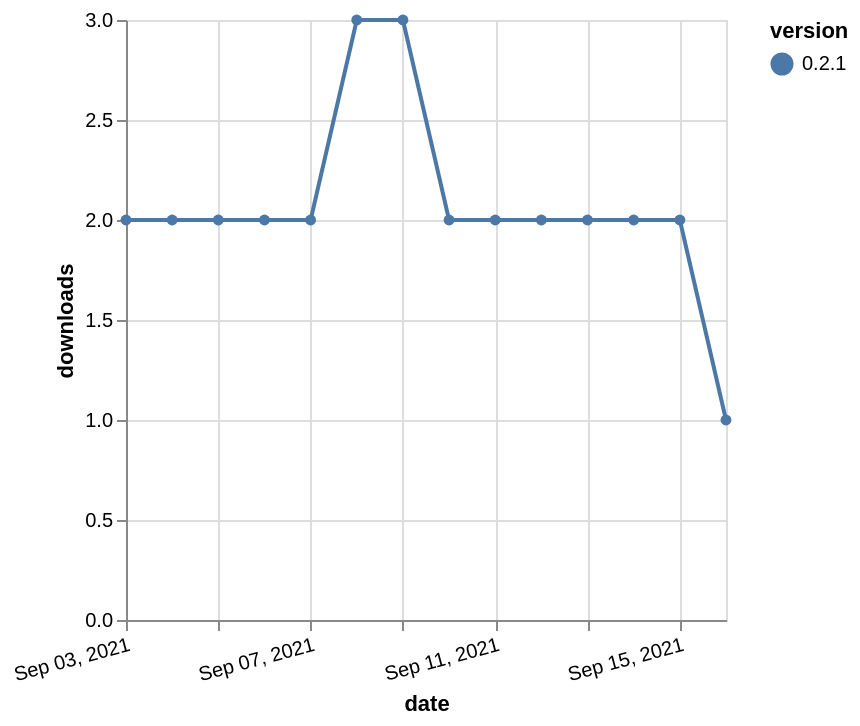

This figure's Vega-Lite source:
### Vega-Lite specification from a JSON file in a GitHub repository (floating-point values rounded to 4 significant figures)
{"$schema": "https://vega.github.io/schema/vega-lite/v5.json", "description": "A simple bar chart with embedded data.", "data": {"values": [{"date": "2021-09-03", "total": 2983, "delta": 2, "version": "0.2.1"}, {"date": "2021-09-04", "total": 2985, "delta": 2, "version": "0.2.1"}, {"date": "2021-09-05", "total": 2987, "delta": 2, "version": "0.2.1"}, {"date": "2021-09-06", "total": 2989, "delta": 2, "version": "0.2.1"}, {"date": "2021-09-07", "total": 2991, "delta": 2, "version": "0.2.1"}, {"date": "2021-09-08", "total": 2994, "delta": 3, "version": "0.2.1"}, {"date": "2021-09-09", "total": 2997, "delta": 3, "version": "0.2.1"}, {"date": "2021-09-10", "total": 2999, "delta": 2, "version": "0.2.1"}, {"date": "2021-09-11", "total": 3001, "delta": 2, "version": "0.2.1"}, {"date": "2021-09-12", "total": 3003, "delta": 2, "version": "0.2.1"}, {"date": "2021-09-13", "total": 3005, "delta": 2, "version": "0.2.1"}, {"date": "2021-09-14", "total": 3007, "delta": 2, "version": "0.2.1"}, {"date": "2021-09-15", "total": 3009, "delta": 2, "version": "0.2.1"}, {"date": "2021-09-16", "total": 3010, "delta": 1, "version": "0.2.1"}]}, "width": "container", "mark": {"type": "line", "point": {"filled": true}}, "encoding": {"x": {"field": "date", "type": "temporal", "timeUnit": "yearmonthdate", "title": "date", "axis": {"labelAngle": -15}}, "y": {"field": "delta", "type": "quantitative", "title": "downloads"}, "color": {"field": "version", "type": "nominal"}, "tooltip": {"field": "delta"}}}
